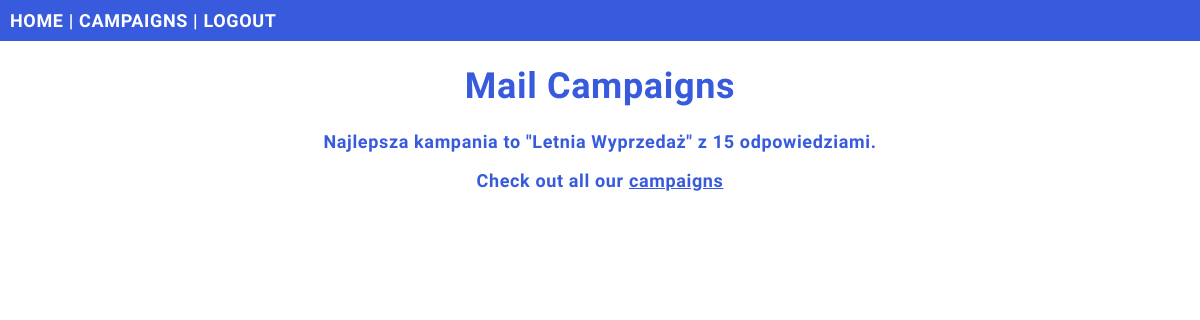
Before: / (signed in) with the older database file.
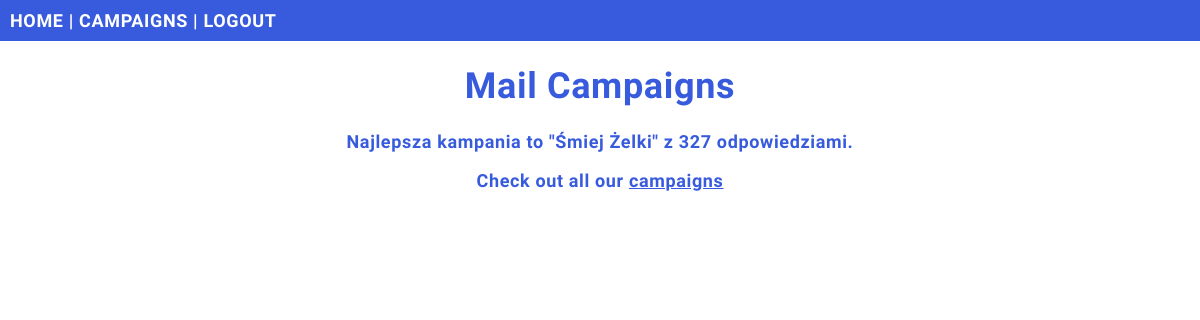
After: the same page with the newer database file.
### mails/models.py (models this page shows, shortened)
class Campaign(models.Model):
    name = models.CharField(max_length=255)
    type = models.CharField(max_length=255)
    date = models.DateField()
    sent = models.IntegerField()
    seen = models.IntegerField()
    replied = models.IntegerField()
    slug = models.SlugField(default="", null=False)

### mails/views.py (the view)
# urls.py: path('', views.main, name='main'),
@login_required
def main(request):
    campaign = Campaign.objects.all().order_by('-replied').values()[0]
    successprocent = []
    context = {
        'mycampaign': campaign,
    }
    template = loader.get_template('main.html')
    return HttpResponse(template.render(context, request))

### mails/templates/main.html (shortened to what this page needs)
{% extends "master.html" %}
{% block content %}
<div class="main">
  <h1>Mail Campaigns</h1>
  <p>Najlepsza kampania to "{{ mycampaign.name }}" z {{ mycampaign.replied }} odpowiedziami.</p>
  <p>Check out all our <a href="campaigns/">campaigns</a></p>
</div>
{% endblock %}

Changed rows visible on the page:
no longer on this page (row edited): Campaign: name "Letnia Wyprzedaż", replied "15"
added Campaign: name "Śmiej Żelki", replied "327"
